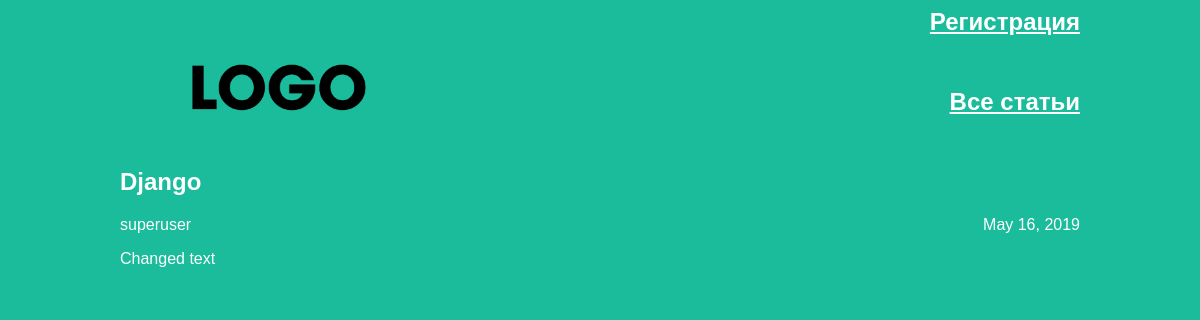
The app's page /article/1 with its own data.
### articles/models.py (models this page shows, shortened)
class Article(models.Model):
    title = models.CharField(max_length=200)
    author = models.ForeignKey(User, on_delete=models.PROTECT)
    text = models.TextField()
    created_date = models.DateField(auto_now_add=True)

### articles/views.py (the view)
def get_article(request, article_id):
    try:
        post = Article.objects.get(id=article_id)
        return render(request, 'article.html', {"post": post})
    except Article.DoesNotExist:
        raise Http404

### articles/templates/article.html (shortened to what this page needs)
<html>
    <head>
        <link rel="stylesheet" href="{{ STATIC_URL }}/static/css/article.css">
    </head>
    <body class="article">
        <div class="header">
            <img src="{{ STATIC_URL }}/static/img/dpb-logo.png" />
        </div>
        <h2 class="register_link"><a href="/register">Регистрация</a></h2>
        <h2 class="all-articles"><a href="/">Все статьи</a></h2>
        <div class="article">
            <div class="one-post">
                <h2 class="post-title">{{ post.title }}</h2>
                <div class="article-info">
                    <div class="article-author">{{ post.author.username }}</div>
                    <div class="article-created-date">{{ post.created_date }}</div>
                </div>
                <p class="article-text">{{ post.text }}</p>
            </div>
        </div>
    </body>
</html>

### articles/static/css/article.css (style rules this page uses)
body { background: #1abc9c; font-family: Tahoma, Arial, sans-serif; color: #ffffff; }
.header img { display: block; width: 318px; margin-left: auto; margin-right: auto; float: left; }
.article { width: 960px; margin-left: auto; margin-right: auto; }
.article-author { width: 50%; float: left; }
.article-created-date { text-align: right; }
.all-articles a { color: #ffffff; }
.register_link a { color: #ffffff; }
.all-articles { text-align: right; height: 60; }
.register_link { text-align: right; height: 60; }
.article .header img { float: left; }

### records on screen
Article: title "Django", author.username "superuser", created_date "May 16, 2019", text "Changed text"
